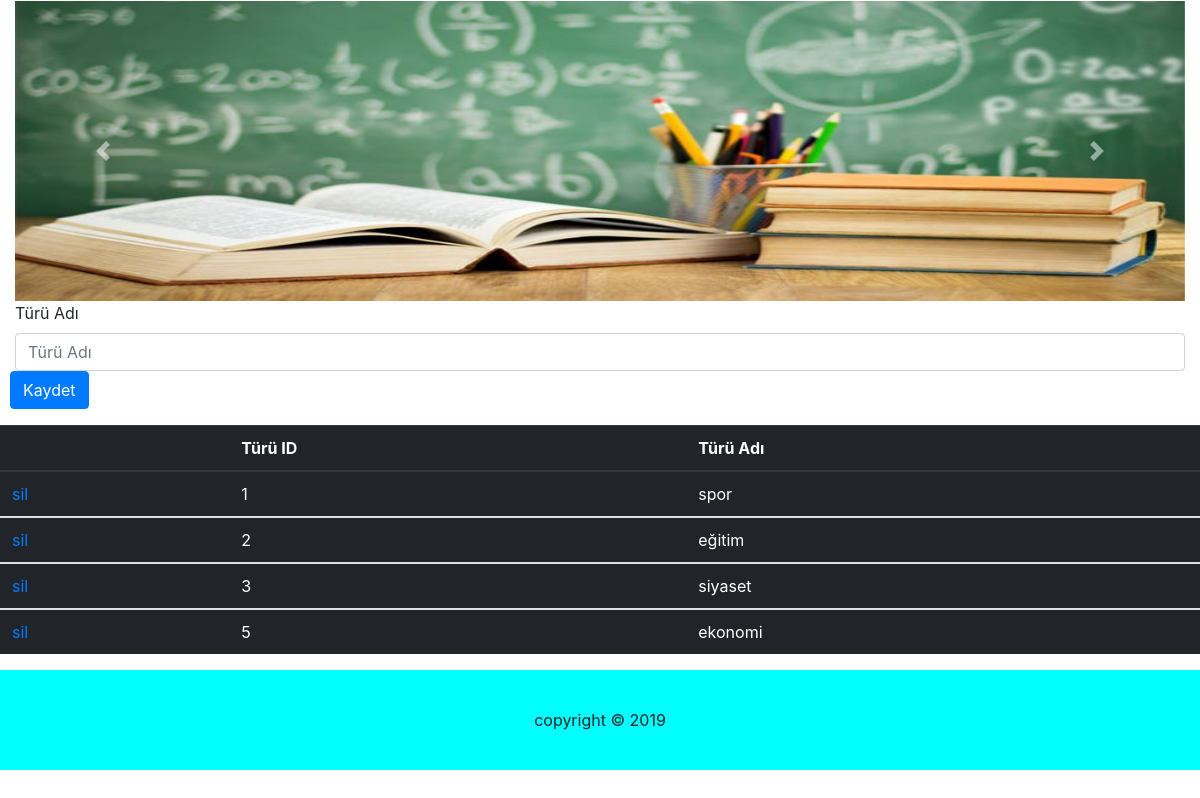
/turu.php, run on the app's committed database.
### tables this page shows
CREATE TABLE `turu` (
  `TURU_ID` int(11) NOT NULL,
  `TURU_ADI` varchar(20) NOT NULL
);

### adminustMenu.php (called while the page is built, shortened)
<?php
$kuladi = $_GET["kullaniciadi"];
	?>

### turu.php (the view, shortened to what this page needs)
<?php include("header.php"); ?>
<?php include("adminustMenu.php"); ?>
<?php include("slider.php"); ?>
<?php
echo '<div class="container-fluid">
	<div class="row">
		<div class="col-12">
			<form action="" method="POST">
				<div class="form-row">
					<div class="col-12">
						<label for="validationDefault01">Türü Adı</label>
						<input type="text" class="form-control" name="Adı" placeholder="Türü Adı" value="" required>
					</div>
					<input type="submit" class="btn btn-primary" name="kyd" value="Kaydet"/>
				</div>
			</form>
		</div>
	</div>
</div>';
			$sql = mysql_query("select
				* from turu");
				echo '<table class="table table-dark">
					<thead>
						<tr>
							<th scope="col"></th>
							<th scope="col">Türü ID</th>
							<th scope="col">Türü Adı</th>
						</tr>
					</thead>';
				while($dizi = mysql_fetch_array($sql))
				{
					echo '<tbody>
						<tr>
							<td><a href="?kullaniciadi='.$kuladi.'&sil='.$dizi["TURU_ID"].'">sil</a></td>
							<td>'.$dizi["TURU_ID"].'</td>
							<td>'.$dizi["TURU_ADI"].'</td>
						</tr>
					</tbody>
				';
				}
				?></table>
<?php include("footer.php"); ?>

### stil/stil.css (style rules this page uses)
body { margin: 0 auto ; }

### data on the page
turu: TURU_ID "1", TURU_ADI "spor"
turu: TURU_ID "2", TURU_ADI "eğitim"
turu: TURU_ID "3", TURU_ADI "siyaset"
turu: TURU_ID "5", TURU_ADI "ekonomi"
